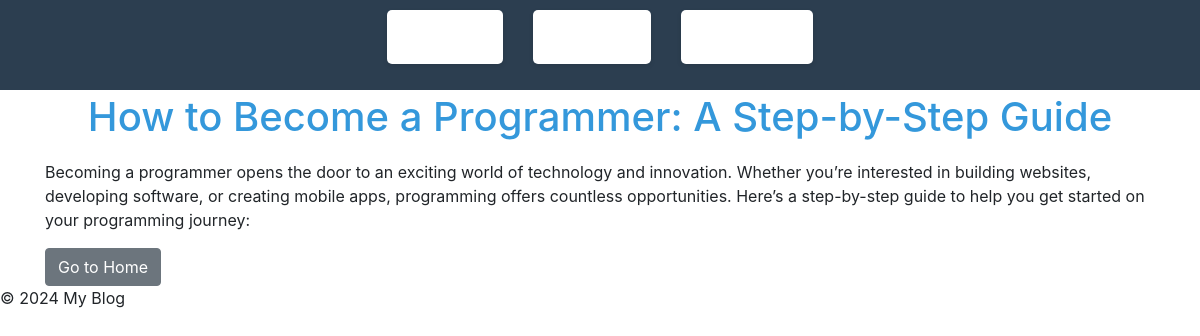
The app's page /post/4 with its own data.
### blogapp/models.py (models this page shows, shortened)
class Post(models.Model):
    title = models.CharField(max_length=100)
    content = RichTextField()
    excerpt = models.TextField(max_length=300, blank=True, null=True)  # Excerpt Field
    created_at = models.DateTimeField(auto_now_add=True)
    updated_at = models.DateTimeField(auto_now=True)

### blogapp/views.py (the view)
# urls.py: path('post/<int:id>', views.single_post, name='single_post'),
def single_post(request,id):
    post = get_object_or_404(Post,id=id)
    return render(request,'blogapp/single_post.html', {'post':post})

### blogapp/templates/blogapp/single_post.html (shortened to what this page needs)
{% extends 'blogapp/base.html' %}
{% block header %}
    <h1>{{ post.title }}</h1>
{% endblock %}
{% block content %}
<div class="container">
    <div class="post-content">
        <p>{{ post.content | safe }}</p>
    </div>
    <a href="{% url 'home' %}" class="btn btn-secondary">Go to Home</a>
</div>
{% endblock %}

### blogapp/static/blogapp/css/style.css (style rules this page uses)
body { font-family: Arial, sans-serif; text-align: center; margin: 0; padding: 0; background-color: #f4f4f4; color: #333; }
h1 { text-align: center; color: #3498db; padding: 3px 0; font-size: 2.1em; }
a { text-decoration: none; color: #3498db; font-weight: bold; }

### records on screen
Post: title "How to Become a Programmer: A Step-by-Step Guide", content "Becoming a programmer opens the door to an exciting world of technology and innovation. Whether you’re interested in building websites, developing software, or creating mobile apps, programming offers countless opportunities. Here’s a step-by-step guide to help you get started on your programming journey:"
